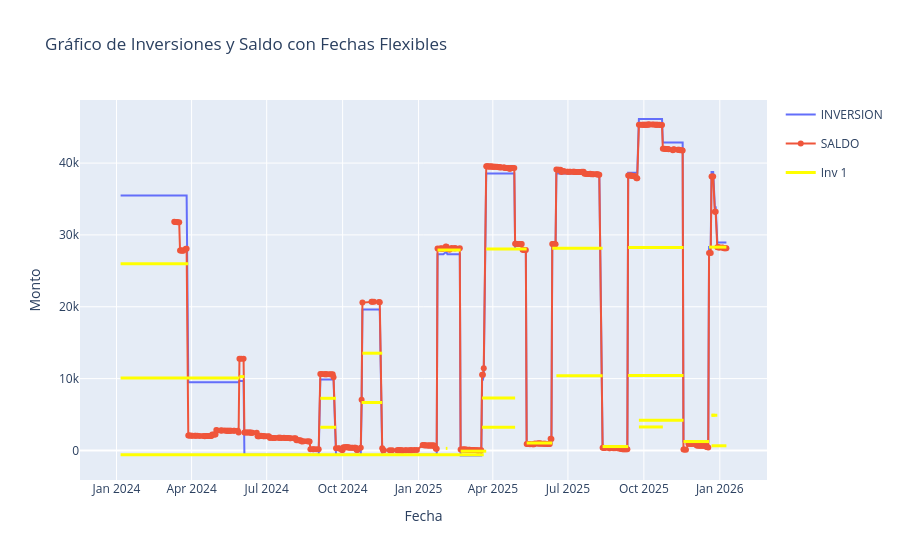

Notebook code cell kept with this figure:
### Code cell
# import plotly.express as px
import plotly.graph_objects as go


fecha_inicio_grafico = df_inversiones_marcado['FECHA'].min()
fecha_fin_grafico = df_inversiones_marcado['FECHA'].max()

fig = go.Figure()
fig.add_trace(
    go.Scatter( # Nota: Usar go.Scatter(mode='lines') es más estándar que go.Line
        x=df_inversiones_marcado['FECHA'],
        y=df_inversiones_marcado["INVERSION"],
        mode='lines',
        name='INVERSION'
    )
)
fig.add_trace(
    go.Scatter(
        x=df_inversiones_marcado['FECHA'],
        y=df_inversiones_marcado["SALDO"],
        mode='lines+markers',
        name='SALDO'
    )
)

# --- 5. BUCLE MEJORADO PARA AÑADIR MARCAS |----| ---
for index, pago in enumerate(inversiones):
    monto = pago.monto
    inicio = pd.to_datetime(pago.inicio)
    fin = pd.to_datetime(pago.fin)

    if pd.isna(inicio):
        inicio = fecha_inicio_grafico
    if pd.isna(fin):
        fin = fecha_fin_grafico

    # Para el hover unificado, podemos construir el texto aquí
    hover_text = (
        # f'<b>{pago.nombre}</b><br>'
        f'Monto: ${monto:,.0f}<br>'
        f'Inicio: {inicio.strftime("%Y-%m-%d")}<br>'
        f'Fin: {fin.strftime("%Y-%m-%d")}<extra></extra>' # <extra></extra> oculta el nombre del trace
    )

    fig.add_trace(
        go.Scatter(
            x=[inicio, fin],
            y=[monto, monto],
            mode='lines+markers',
            line=dict(color='yellow', width=3, dash='solid'),
            marker=dict(
                size=10,
                color='yellow',
                symbol='line-ns'
            ),
            name=f"Inv {index+1}", # Usamos el nombre del pago para la leyenda
            legendgroup='Inversiones_P',
            showlegend=True if index == 0 else False, # Mostrar la leyenda solo una vez para el grupo
            hoveron='points+fills',
            hoverinfo='text', # ¡Importante! Usamos 'text' y definimos hovertemplate
            hovertemplate=hover_text # Aquí usamos el texto personalizado que creamos
        )
    )
# --- 6. MOSTRAR GRÁFICA ---
fig.update_layout(
    title='Gráfico de Inversiones y Saldo con Fechas Flexibles',
    xaxis_title='Fecha',
    yaxis_title='Monto',
    hovermode='x unified'
)

fig.show()

### Figure 1 — Plotly figure (JSON) as saved in the notebook; plotly's stock layout.template omitted (floating-point values rounded to 4 significant figures; data arrays with more than 128 entries replaced by an {"elided": "..."} marker saying what was removed)
{"data": [{"mode": "lines", "name": "INVERSION", "type": "scatter", "x": {"elided": "474 str values"}, "y": {"elided": "474 float values"}}, {"mode": "lines+markers", "name": "SALDO", "type": "scatter", "x": {"elided": "474 str values"}, "y": {"elided": "474 float values"}}, {"hoverinfo": "text", "hoveron": "points+fills", "hovertemplate": "Monto: $26,000<br>Inicio: 2024-01-06<br>Fin: 2024-03-28<extra></extra>", "legendgroup": "Inversiones_P", "line": {"color": "yellow", "dash": "solid", "width": 3}, "marker": {"color": "yellow", "size": 10, "symbol": "line-ns"}, "mode": "lines+markers", "name": "Inv 1", "showlegend": true, "type": "scatter", "x": ["2024-01-06T00:00:00", "2024-03-28T00:00:00"], "y": [26000, 26000]}, {"hoverinfo": "text", "hoveron": "points+fills", "hovertemplate": "Monto: $10,100<br>Inicio: 2024-01-06<br>Fin: 2024-05-29<extra></extra>", "legendgroup": "Inversiones_P", "line": {"color": "yellow", "dash": "solid", "width": 3}, "marker": {"color": "yellow", "size": 10, "symbol": "line-ns"}, "mode": "lines+markers", "name": "Inv 2", "showlegend": false, "type": "scatter", "x": ["2024-01-06T00:00:00", "2024-05-29T00:00:00"], "y": [10100, 10100]}, {"hoverinfo": "text", "hoveron": "points+fills", "hovertemplate": "Monto: $10,272<br>Inicio: 2024-05-29<br>Fin: 2024-06-04<extra></extra>", "legendgroup": "Inversiones_P", "line": {"color": "yellow", "dash": "solid", "width": 3}, "marker": {"color": "yellow", "size": 10, "symbol": "line-ns"}, "mode": "lines+markers", "name": "Inv 3", "showlegend": false, "type": "scatter", "x": ["2024-05-29T00:00:00", "2024-06-04T00:00:00"], "y": [10272, 10272]}, {"hoverinfo": "text", "hoveron": "points+fills", "hovertemplate": "Monto: $7,258<br>Inicio: 2024-09-04<br>Fin: 2024-09-23<extra></extra>", "legendgroup": "Inversiones_P", "line": {"color": "yellow", "dash": "solid", "width": 3}, "marker": {"color": "yellow", "size": 10, "symbol": "line-ns"}, "mode": "lines+markers", "name": "Inv 4", "showlegend": false, "type": "scatter", "x": ["2024-09-04T00:00:00", "2024-09-23T00:00:00"], "y": [7258, 7258]}, {"hoverinfo": "text", "hoveron": "points+fills", "hovertemplate": "Monto: $3,228<br>Inicio: 2024-09-04<br>Fin: 2024-09-23<extra></extra>", "legendgroup": "Inversiones_P", "line": {"color": "yellow", "dash": "solid", "width": 3}, "marker": {"color": "yellow", "size": 10, "symbol": "line-ns"}, "mode": "lines+markers", "name": "Inv 5", "showlegend": false, "type": "scatter", "x": ["2024-09-04T00:00:00", "2024-09-23T00:00:00"], "y": [3228, 3228]}, {"hoverinfo": "text", "hoveron": "points+fills", "hovertemplate": "Monto: $6,675<br>Inicio: 2024-10-24<br>Fin: 2024-11-18<extra></extra>", "legendgroup": "Inversiones_P", "line": {"color": "yellow", "dash": "solid", "width": 3}, "marker": {"color": "yellow", "size": 10, "symbol": "line-ns"}, "mode": "lines+markers", "name": "Inv 6", "showlegend": false, "type": "scatter", "x": ["2024-10-24T00:00:00", "2024-11-18T00:00:00"], "y": [6675, 6675]}, {"hoverinfo": "text", "hoveron": "points+fills", "hovertemplate": "Monto: $13,536<br>Inicio: 2024-10-25<br>Fin: 2024-11-18<extra></extra>", "legendgroup": "Inversiones_P", "line": {"color": "yellow", "dash": "solid", "width": 3}, "marker": {"color": "yellow", "size": 10, "symbol": "line-ns"}, "mode": "lines+markers", "name": "Inv 7", "showlegend": false, "type": "scatter", "x": ["2024-10-25T00:00:00", "2024-11-18T00:00:00"], "y": [13536, 13536]}, {"hoverinfo": "text", "hoveron": "points+fills", "hovertemplate": "Monto: $27,897<br>Inicio: 2025-01-24<br>Fin: 2025-02-21<extra></extra>", "legendgroup": "Inversiones_P", "line": {"color": "yellow", "dash": "solid", "width": 3}, "marker": {"color": "yellow", "size": 10, "symbol": "line-ns"}, "mode": "lines+markers", "name": "Inv 8", "showlegend": false, "type": "scatter", "x": ["2025-01-24T00:00:00", "2025-02-21T00:00:00"], "y": [27897, 27897]}, {"hoverinfo": "text", "hoveron": "points+fills", "hovertemplate": "Monto: $290<br>Inicio: 2025-02-03<br>Fin: 2025-02-05<extra></extra>", "legendgroup": "Inversiones_P", "line": {"color": "yellow", "dash": "solid", "width": 3}, "marker": {"color": "yellow", "size": 10, "symbol": "line-ns"}, "mode": "lines+markers", "name": "Inv 9", "showlegend": false, "type": "scatter", "x": ["2025-02-03T00:00:00", "2025-02-05T00:00:00"], "y": [290, 290]}, {"hoverinfo": "text", "hoveron": "points+fills", "hovertemplate": "Monto: $-103<br>Inicio: 2025-02-21<br>Fin: 2025-03-24<extra></extra>", "legendgroup": "Inversiones_P", "line": {"color": "yellow", "dash": "solid", "width": 3}, "marker": {"color": "yellow", "size": 10, "symbol": "line-ns"}, "mode": "lines+markers", "name": "Inv 10", "showlegend": false, "type": "scatter", "x": ["2025-02-21T00:00:00", "2025-03-24T00:00:00"], "y": [-103, -103]}, {"hoverinfo": "text", "hoveron": "points+fills", "hovertemplate": "Monto: $7,317<br>Inicio: 2025-03-19<br>Fin: 2025-04-28<extra></extra>", "legendgroup": "Inversiones_P", "line": {"color": "yellow", "dash": "solid", "width": 3}, "marker": {"color": "yellow", "size": 10, "symbol": "line-ns"}, "mode": "lines+markers", "name": "Inv 11", "showlegend": false, "type": "scatter", "x": ["2025-03-19T00:00:00", "2025-04-28T00:00:00"], "y": [7317, 7317]}, {"hoverinfo": "text", "hoveron": "points+fills", "hovertemplate": "Monto: $3,213<br>Inicio: 2025-03-19<br>Fin: 2025-04-28<extra></extra>", "legendgroup": "Inversiones_P", "line": {"color": "yellow", "dash": "solid", "width": 3}, "marker": {"color": "yellow", "size": 10, "symbol": "line-ns"}, "mode": "lines+markers", "name": "Inv 12", "showlegend": false, "type": "scatter", "x": ["2025-03-19T00:00:00", "2025-04-28T00:00:00"], "y": [3213, 3213]}, {"hoverinfo": "text", "hoveron": "points+fills", "hovertemplate": "Monto: $-600<br>Inicio: 2024-01-06<br>Fin: 2025-03-21<extra></extra>", "legendgroup": "Inversiones_P", "line": {"color": "yellow", "dash": "solid", "width": 3}, "marker": {"color": "yellow", "size": 10, "symbol": "line-ns"}, "mode": "lines+markers", "name": "Inv 13", "showlegend": false, "type": "scatter", "x": ["2024-01-06T00:00:00", "2025-03-21T00:00:00"], "y": [-600, -600]}, {"hoverinfo": "text", "hoveron": "points+fills", "hovertemplate": "Monto: $28,034<br>Inicio: 2025-03-24<br>Fin: 2025-05-12<extra></extra>", "legendgroup": "Inversiones_P", "line": {"color": "yellow", "dash": "solid", "width": 3}, "marker": {"color": "yellow", "size": 10, "symbol": "line-ns"}, "mode": "lines+markers", "name": "Inv 14", "showlegend": false, "type": "scatter", "x": ["2025-03-24T00:00:00", "2025-05-12T00:00:00"], "y": [28034, 28034]}, {"hoverinfo": "text", "hoveron": "points+fills", "hovertemplate": "Monto: $1,034<br>Inicio: 2025-05-12<br>Fin: 2025-06-12<extra></extra>", "legendgroup": "Inversiones_P", "line": {"color": "yellow", "dash": "solid", "width": 3}, "marker": {"color": "yellow", "size": 10, "symbol": "line-ns"}, "mode": "lines+markers", "name": "Inv 15", "showlegend": false, "type": "scatter", "x": ["2025-05-12T00:00:00", "2025-06-12T00:00:00"], "y": [1034, 1034]}, {"hoverinfo": "text", "hoveron": "points+fills", "hovertemplate": "Monto: $28,154<br>Inicio: 2025-06-12<br>Fin: 2025-08-12<extra></extra>", "legendgroup": "Inversiones_P", "line": {"color": "yellow", "dash": "solid", "width": 3}, "marker": {"color": "yellow", "size": 10, "symbol": "line-ns"}, "mode": "lines+markers", "name": "Inv 16", "showlegend": false, "type": "scatter", "x": ["2025-06-12T00:00:00", "2025-08-12T00:00:00"], "y": [28154, 28154]}, {"hoverinfo": "text", "hoveron": "points+fills", "hovertemplate": "Monto: $10,389<br>Inicio: 2025-06-17<br>Fin: 2025-08-12<extra></extra>", "legendgroup": "Inversiones_P", "line": {"color": "yellow", "dash": "solid", "width": 3}, "marker": {"color": "yellow", "size": 10, "symbol": "line-ns"}, "mode": "lines+markers", "name": "Inv 17", "showlegend": false, "type": "scatter", "x": ["2025-06-17T00:00:00", "2025-08-12T00:00:00"], "y": [10389, 10389]}, {"hoverinfo": "text", "hoveron": "points+fills", "hovertemplate": "Monto: $543<br>Inicio: 2025-08-12<br>Fin: 2025-09-12<extra></extra>", "legendgroup": "Inversiones_P", "line": {"color": "yellow", "dash": "solid", "width": 3}, "marker": {"color": "yellow", "size": 10, "symbol": "line-ns"}, "mode": "lines+markers", "name": "Inv 18", "showlegend": false, "type": "scatter", "x": ["2025-08-12T00:00:00", "2025-09-12T00:00:00"], "y": [543, 543]}, {"hoverinfo": "text", "hoveron": "points+fills", "hovertemplate": "Monto: $28,237<br>Inicio: 2025-09-12<br>Fin: 2025-11-18<extra></extra>", "legendgroup": "Inversiones_P", "line": {"color": "yellow", "dash": "solid", "width": 3}, "marker": {"color": "yellow", "size": 10, "symbol": "line-ns"}, "mode": "lines+markers", "name": "Inv 19", "showlegend": false, "type": "scatter", "x": ["2025-09-12T00:00:00", "2025-11-18T00:00:00"], "y": [28237, 28237]}, {"hoverinfo": "text", "hoveron": "points+fills", "hovertemplate": "Monto: $10,419<br>Inicio: 2025-09-12<br>Fin: 2025-11-18<extra></extra>", "legendgroup": "Inversiones_P", "line": {"color": "yellow", "dash": "solid", "width": 3}, "marker": {"color": "yellow", "size": 10, "symbol": "line-ns"}, "mode": "lines+markers", "name": "Inv 20", "showlegend": false, "type": "scatter", "x": ["2025-09-12T00:00:00", "2025-11-18T00:00:00"], "y": [10419, 10419]}, {"hoverinfo": "text", "hoveron": "points+fills", "hovertemplate": "Monto: $3,267<br>Inicio: 2025-09-25<br>Fin: 2025-10-24<extra></extra>", "legendgroup": "Inversiones_P", "line": {"color": "yellow", "dash": "solid", "width": 3}, "marker": {"color": "yellow", "size": 10, "symbol": "line-ns"}, "mode": "lines+markers", "name": "Inv 21", "showlegend": false, "type": "scatter", "x": ["2025-09-25T00:00:00", "2025-10-24T00:00:00"], "y": [3267, 3267]}, {"hoverinfo": "text", "hoveron": "points+fills", "hovertemplate": "Monto: $4,214<br>Inicio: 2025-09-25<br>Fin: 2025-11-18<extra></extra>", "legendgroup": "Inversiones_P", "line": {"color": "yellow", "dash": "solid", "width": 3}, "marker": {"color": "yellow", "size": 10, "symbol": "line-ns"}, "mode": "lines+markers", "name": "Inv 22", "showlegend": false, "type": "scatter", "x": ["2025-09-25T00:00:00", "2025-11-18T00:00:00"], "y": [4214, 4214]}, {"hoverinfo": "text", "hoveron": "points+fills", "hovertemplate": "Monto: $1,237<br>Inicio: 2025-11-18<br>Fin: 2025-12-19<extra></extra>", "legendgroup": "Inversiones_P", "line": {"color": "yellow", "dash": "solid", "width": 3}, "marker": {"color": "yellow", "size": 10, "symbol": "line-ns"}, "mode": "lines+markers", "name": "Inv 23", "showlegend": false, "type": "scatter", "x": ["2025-11-18T00:00:00", "2025-12-19T00:00:00"], "y": [1237, 1237]}, {"hoverinfo": "text", "hoveron": "points+fills", "hovertemplate": "Monto: $28,304<br>Inicio: 2025-12-19<br>Fin: 2026-01-09<extra></extra>", "legendgroup": "Inversiones_P", "line": {"color": "yellow", "dash": "solid", "width": 3}, "marker": {"color": "yellow", "size": 10, "symbol": "line-ns"}, "mode": "lines+markers", "name": "Inv 24", "showlegend": false, "type": "scatter", "x": ["2025-12-19T00:00:00", "2026-01-09T00:00:00"], "y": [28304, 28304]}, {"hoverinfo": "text", "hoveron": "points+fills", "hovertemplate": "Monto: $4,900<br>Inicio: 2025-12-22<br>Fin: 2025-12-26<extra></extra>", "legendgroup": "Inversiones_P", "line": {"color": "yellow", "dash": "solid", "width": 3}, "marker": {"color": "yellow", "size": 10, "symbol": "line-ns"}, "mode": "lines+markers", "name": "Inv 25", "showlegend": false, "type": "scatter", "x": ["2025-12-22T00:00:00", "2025-12-26T00:00:00"], "y": [4900, 4900]}, {"hoverinfo": "text", "hoveron": "points+fills", "hovertemplate": "Monto: $4,900<br>Inicio: 2025-12-22<br>Fin: 2025-12-29<extra></extra>", "legendgroup": "Inversiones_P", "line": {"color": "yellow", "dash": "solid", "width": 3}, "marker": {"color": "yellow", "size": 10, "symbol": "line-ns"}, "mode": "lines+markers", "name": "Inv 26", "showlegend": false, "type": "scatter", "x": ["2025-12-22T00:00:00", "2025-12-29T00:00:00"], "y": [4900, 4900]}, {"hoverinfo": "text", "hoveron": "points+fills", "hovertemplate": "Monto: $647<br>Inicio: 2025-12-22<br>Fin: 2026-01-09<extra></extra>", "legendgroup": "Inversiones_P", "line": {"color": "yellow", "dash": "solid", "width": 3}, "marker": {"color": "yellow", "size": 10, "symbol": "line-ns"}, "mode": "lines+markers", "name": "Inv 27", "showlegend": false, "type": "scatter", "x": ["2025-12-22T00:00:00", "2026-01-09T00:00:00"], "y": [647, 647]}], "layout": {"hovermode": "x unified", "title": {"text": "Gráfico de Inversiones y Saldo con Fechas Flexibles"}, "xaxis": {"title": {"text": "Fecha"}}, "yaxis": {"title": {"text": "Monto"}}}}
